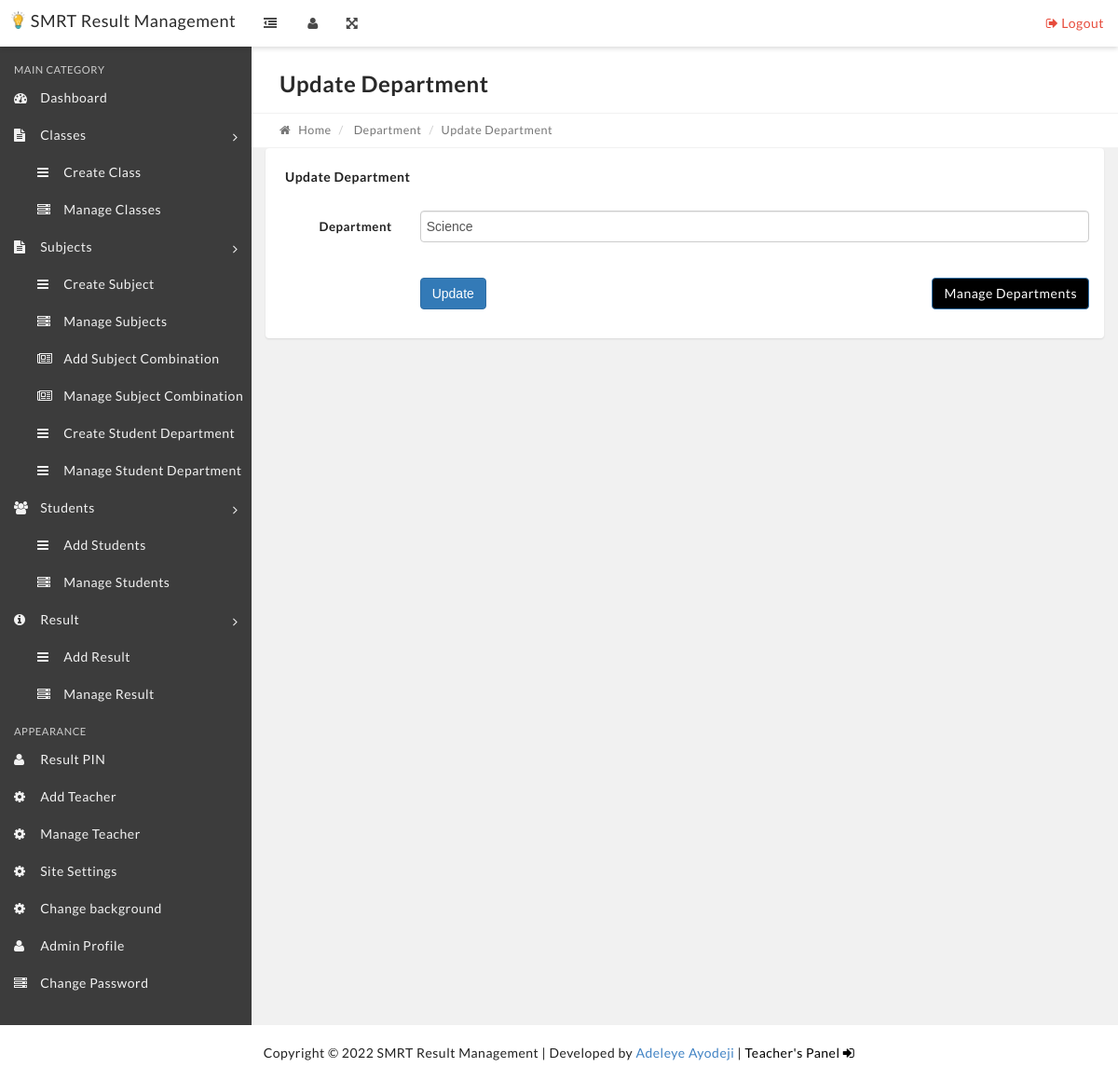
Page /edit-department.php?departmentid=1 on the committed database.
### tables this page shows
CREATE TABLE IF NOT EXISTS `settings` (
  `id` int(11) NOT NULL AUTO_INCREMENT,
  `title` varchar(10000) DEFAULT NULL,
  `description` text,
  `address1` longtext,
  `address2` longtext,
  `session` varchar(1000) DEFAULT NULL,
  `term` varchar(1000) DEFAULT NULL,
  `logo` varchar(1000) DEFAULT NULL,
  `siteback` varchar(1000) DEFAULT NULL,
  PRIMARY KEY (`id`)
);

CREATE TABLE IF NOT EXISTS `tbldepartments` (
  `id` int(11) NOT NULL AUTO_INCREMENT,
  `DepartmentName` varchar(10000) DEFAULT NULL,
  `CreationDate` timestamp NULL DEFAULT CURRENT_TIMESTAMP,
  `Updationdate` timestamp NOT NULL DEFAULT CURRENT_TIMESTAMP,
  PRIMARY KEY (`id`)
);

### edit-department.php (the view, shortened to what this page needs)
<?php
include('includes/config.php');
if(strlen($_SESSION['alogin'])=="")
    {
    header("Location: index.php");
    }
    else{
?>
<?php include('includes/header.php');?>
  <?php include('includes/topbar.php');?>
            <div class="content-wrapper">
                <div class="content-container">
                   <?php include('includes/leftbar.php');?>
                    <div class="main-page">
                     <div class="container-fluid">
                            <div class="row page-title-div">
                                <div class="col-md-6">
                                    <h2 class="title">Update Department</h2>
                                </div>
                            </div>
                            <div class="row breadcrumb-div">
                                <div class="col-md-6">
                                    <ul class="breadcrumb">
                                        <li><a href="dashboard.php"><i class="fa fa-home"></i> Home</a></li>
                                        <li> Department</li>
                                        <li class="active">Update Department</li>
                                    </ul>
                                </div>
                            </div>
                        </div>
                        <div class="container-fluid">
                        <div class="row">
                                    <div class="col-md-12">
                                        <div class="panel">
                                            <div class="panel-heading">
                                                <div class="panel-title">
                                                    <h5>Update Department</h5>
                                                </div>
                                            </div>
                                            <div class="panel-body">
                                                <form class="form-horizontal" method="post">
 <?php
$sid=intval($_GET['departmentid']);
$sql = "SELECT * from tbldepartments where id=:sid";
$query = $dbh->prepare($sql);
$query->bindParam(':sid',$sid,PDO::PARAM_STR);
$query->execute();
$results=$query->fetchAll(PDO::FETCH_OBJ);
if($query->rowCount() > 0)
{
foreach($results as $result)
{   ?>
                                                    <div class="form-group">
                                                        <label for="default" class="col-sm-2 control-label">Department </label>
                                                        <div class="col-sm-10">
 <input type="text" name="departmentname" value="<?php echo htmlentities($result->DepartmentName);?>" class="form-control" id="default" placeholder="Department Name" required="required">
                                                        </div>
                                                    </div>
                                                    <?php }} ?>
                                                    <div class="form-group">
                                                        <div class="col-sm-offset-2 col-sm-10">
                                                            <button type="submit" name="Update" class="btn btn-primary">Update</button>
                                                            <a href="manage-department.php" class="btn btn-primary" style="float: right;background: black;color: white;">
                                                    Manage Departments
                                            </a>
                                                        </div>
                                                    </div>
                                                </form>
                                            </div>
                                        </div>
                                    </div>
                                </div>
                    </div>
                </div>
            </div>
        </div>
        <?php include 'includes/credit.php'; ?>
    </body>
</html>
<?PHP } ?>

### includes/topbar.php (shortened to what this page needs)
<nav class="navbar top-navbar bg-white box-shadow">
          	<div class="container-fluid">
                  <div class="row">
                      <div class="navbar-header no-padding">
              			<a class="navbar-brand" href="dashboard.php" style="color: black;">
              			   <?php
                          $stmt = $dbh->query("SELECT * FROM settings");
                          $rowww = $stmt->fetch(PDO::FETCH_OBJ);
                          ?>
                          <img src="images/<?php echo htmlentities($rowww->logo); ?>" style="float: left;height: 19px;margin-right: 6px;">
                          <?php
                          echo htmlentities($rowww->title);
                          ?>
              			</a>
                          <span class="small-nav-handle hidden-sm hidden-xs"><i class="fa fa-outdent"></i></span>
              		</div>
              		<div class="collapse navbar-collapse" id="navbar-collapse-1">
              			<ul class="nav navbar-nav" data-dropdown-in="fadeIn" data-dropdown-out="fadeOut">
                              <?php
                              if (!isset($_SESSION["teacher"])) {
                                  ?>
                                   <li class="hidden-sm hidden-xs"><a href="#" class="user-info-handle"><i class="fa fa-user"></i></a></li>
                                  <?php
                              }
                              ?>
                              <li class="hidden-sm hidden-xs"><a href="#" class="full-screen-handle"><i class="fa fa-arrows-alt"></i></a></li>
              			</ul>
              			<ul class="nav navbar-nav navbar-right" data-dropdown-in="fadeIn" data-dropdown-out="fadeOut">
              				    <li><a href="logout.php" class="color-danger text-center"><i class="fa fa-sign-out"></i> Logout</a></li>
              			</ul>
              		</div>
                  </div>
          	</div>
          </nav>

### includes/credit.php
<?php
    $place = $_SERVER['REQUEST_URI'] == "/teacherlog.php" ? "fixed" : "static";
?>
<div class="credit" style="position: <?php echo $_SESSION ? "static" : $place; ?>;">
				   <?php
                            $stmt = $dbh->query("SELECT * FROM settings");
                            $rowwww = $stmt->fetch(PDO::FETCH_OBJ);
                            ?>
           Copyright &copy; <?php echo date("Y")." ". htmlentities($rowwww->title); ?> | Developed by <a href="https://adeleyeayodeji.com" target="_blank">Adeleye Ayodeji</a> | <?php
           	if (!isset($_SESSION["alogin"])) {
			?>
			<a href="teacherlog.php" style="color: black;">Teacher's Panel <i class="fa fa-sign-in"></i></a>
			<?php
		}else{
		   	?>
		   	<a href="logout.php" style="color: red;">Logout <i class="fa fa-sign-out"></i></a>
		   	<?php
		}
            ?>
        </div>

### css/style.css (style rules this page uses)
body { background: #f1f1f1; }
.credit { position: fixed; bottom: 0px; width: 100%; padding: 20px; text-align: center; background: white; }

### rows in the picture
settings: logo (picture), title "SMRT Result Management"
tbldepartments: departmentname "Science"
